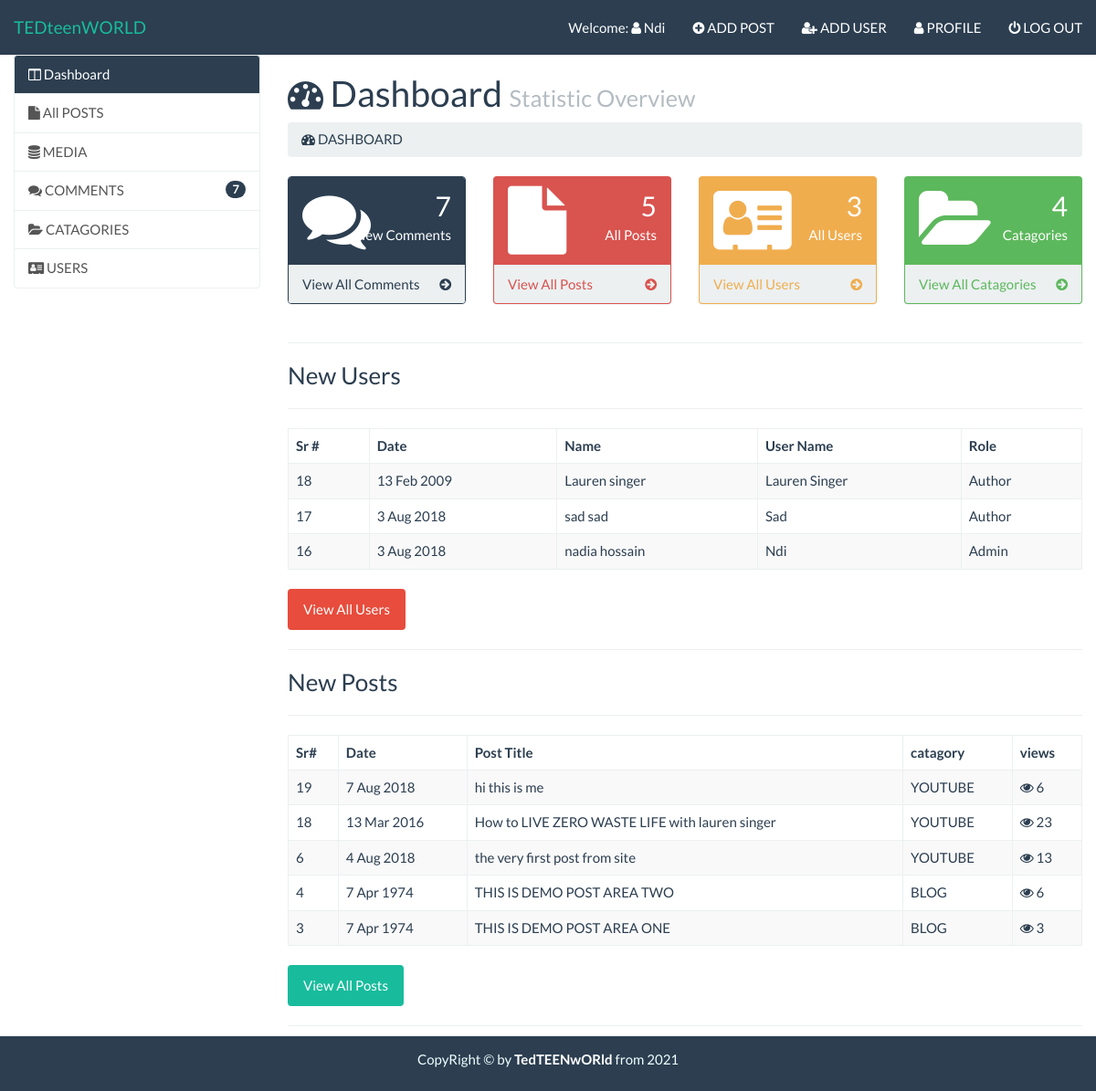
The page /admin/index.php (signed in) on the database its author committed.
### tables this page shows
CREATE TABLE `users` (
  `id` int(11) NOT NULL,
  `date` int(11) NOT NULL,
  `first_name` varchar(255) NOT NULL,
  `last_name` varchar(255) NOT NULL,
  `username` varchar(255) NOT NULL,
  `email` varchar(255) NOT NULL,
  `image` varchar(255) NOT NULL,
  `password` varchar(255) NOT NULL,
  `role` varchar(255) NOT NULL,
  `details` text NOT NULL,
  `salt` varchar(255) DEFAULT '$2y$10$quickbrownfoxjumpsover'
);

CREATE TABLE `posts` (
  `id` int(11) NOT NULL,
  `date` int(11) NOT NULL,
  `title` varchar(255) NOT NULL,
  `author` varchar(255) NOT NULL,
  `author_image` varchar(255) NOT NULL,
  `image` varchar(255) NOT NULL,
  `categories` varchar(255) NOT NULL,
  `tags` varchar(155) NOT NULL,
  `post_data` text NOT NULL,
  `views` int(11) NOT NULL,
  `status` varchar(255) NOT NULL
);

### admin/index.php (the view, shortened to what this page needs)
<?php require_once('inc/top.php');
$comment_tag_query = "SELECT * FROM comments WHERE status = 'pending'";
$category_tag_query = "SELECT * FROM categories";
$users_tag_query = "SELECT * FROM users";
$posts_tag_query = "SELECT * FROM posts";
$com_tag_run = mysqli_query($connection, $comment_tag_query);
$cat_tag_run = mysqli_query($connection, $category_tag_query);
$user_tag_run = mysqli_query($connection, $users_tag_query);
$post_tag_run = mysqli_query($connection, $posts_tag_query);
$com_rows = mysqli_num_rows($com_tag_run);
$cat_rows = mysqli_num_rows($cat_tag_run);
$user_rows = mysqli_num_rows($user_tag_run);
$post_rows = mysqli_num_rows($post_tag_run);
?>
  </head>
  <body>
<?php require_once('inc/header.php');
?>
 <div id="wrapper">
  <div class="container-fluid">
      <div class="row">
          <div class="col-md-3">
<?php require_once('inc/sidebar.php');
?>
          </div>
          <div class="col-md-9">
             <h1><i class="fa fa-tachometer"></i> Dashboard <small>Statistic Overview</small></h1>
              <ol class="breadcrumb">
  <li class="Active"><i class="fa fa-tachometer"></i>  DASHBOARD</li>
</ol>
         <div class="row tag-boxes">
             <div class="col-md-6 col-lg-3">
                 <div class="panel panel-primary">
                     <div class="panel-heading">
                         <div class="row">
                             <div class="col-xs-3">
                              <i class="fa fa-comments fa-5x"></i>
                         </div>
                         <div class="col-xs-9">
                             <div class="text-right huge">
                              <?php echo $com_rows;?>
                             </div>
                             <div class="text-right ">New Comments
                             </div>
                         </div>
                         </div>
                     </div>
                     <a href="comments.php">
                         <div class="panel-footer">
                             <span class="pull-left">View All Comments</span>
                             <span class="pull-right"><i class="fa fa-arrow-circle-right"></i></span>
                             <div class="clearfix"></div>
                         </div>
                     </a>
                 </div>
             </div>
                          <div class="col-md-6 col-lg-3">
                 <div class="panel panel-red">
                     <div class="panel-heading">
                         <div class="row">
                             <div class="col-xs-3">
                              <i class="fa fa-file fa-5x"></i>
                         </div>
                         <div class="col-xs-9">
                             <div class="text-right huge">
                               <?php echo $post_rows;?>
                             </div>
                             <div class="text-right ">All Posts
                             </div>
                         </div>
                         </div>
                     </div>
                     <a href="posts.php">
                         <div class="panel-footer">
                             <span class="pull-left">View All Posts</span>
                             <span class="pull-right"><i class="fa fa-arrow-circle-right"></i></span>
                             <div class="clearfix"></div>
                         </div>
                     </a>
                 </div>
             </div>
                          <div class="col-md-6 col-lg-3">
                 <div class="panel panel-yellow">
                     <div class="panel-heading">
                         <div class="row">
                             <div class="col-xs-3">
                              <i class="fa fa-address-card fa-5x"></i>
                         </div>
                         <div class="col-xs-9">
                             <div class="text-right huge">
                                 <?php echo $user_rows;?>
                             </div>
                             <div class="text-right ">All Users
                             </div>
                         </div>
                         </div>
                     </div>
                     <a href="users.php">
                         <div class="panel-footer">
                             <span class="pull-left">View All Users</span>
                             <span class="pull-right"><i class="fa fa-arrow-circle-right"></i></span>
                             <div class="clearfix"></div>
                         </div>
                     </a>
                 </div>
             </div>
                          <div class="col-md-6 col-lg-3">
                 <div class="panel panel-green">
                     <div class="panel-heading">
                         <div class="row">
                             <div class="col-xs-3">
                              <i class="fa fa-folder-open fa-5x"></i>
                         </div>
                         <div class="col-xs-9">
                             <div class="text-right huge">
                                <?php echo $cat_rows;?>
                             </div>
                             <div class="text-right ">Catagories
                             </div>
                         </div>
                         </div>
                     </div>
                     <a href="categories.php">
                         <div class="panel-footer">
                             <span class="pull-left">View All Catagories</span>
                             <span class="pull-right"><i class="fa fa-arrow-circle-right"></i></span>
                             <div class="clearfix"></div>
                         </div>
                     </a>
                 </div>
             </div>
         </div><hr>
            <?php
                    $get_users_query = "SELECT * FROM users ORDER BY id DESC LIMIT 5";
                    $get_users_run = mysqli_query($connection,$get_users_query);
                    if(mysqli_num_rows($get_users_run) > 0){
                    ?>
          <h3>New Users</h3>
          <table class="table table-hover table-striped table-bordered">
              <thead>
                  <tr>
                      <th>Sr #</th>
                      <th>Date</th>
                      <th>Name</th>
                      <th>User Name</th>
                      <th>Role</th>
                  </tr><hr>
              </thead>
              <tbody>
                 <?php
                            while($get_users_row = mysqli_fetch_array($get_users_run)){
                                $users_id = $get_users_row['id'];
                                $users_date = getdate($get_users_row['date']);
                                $users_day = $users_date['mday'];
                                $users_month = substr($users_date['month'],0,3);
                                $users_year = $users_date['year'];
                                $users_firstname = $get_users_row['first_name'];
                                $users_lastname = $get_users_row['last_name'];
                                $users_fullname = "$users_firstname $users_lastname";
                                $users_username = $get_users_row['username'];
                                $users_role = $get_users_row['role'];
                            ?>
                            <tr>
                                <td><?php echo $users_id;?></td>
                                <td><?php echo "$users_day $users_month $users_year";?></td>
                                <td><?php echo $users_fullname;?></td>
                                <td><?php echo ucfirst($users_username);?></td>
                                <td><?php echo ucfirst($users_role);?></td>
                            </tr>
                            <?php }?>
              </tbody>
          </table>
          <a href="users.php" class="btn btn-danger">View All Users</a><hr>
          <?php }?>
            <?php
                    $get_posts_query = "SELECT * FROM posts ORDER BY id DESC LIMIT 5";
                    $get_posts_run = mysqli_query($connection,$get_posts_query);
                    if(mysqli_num_rows($get_posts_run) > 0){
                    ?>
          <h3>New Posts</h3>
          <table class="table table-hover table-striped table-bordered">
              <thead>
                  <tr>
                      <th>Sr#</th>
                      <th>Date</th>
                      <th>Post Title</th>
                      <th> catagory</th>
                      <th>views</th>
                  </tr><hr>
              </thead>
              <tbody>
                  <?php
                            while($get_posts_row = mysqli_fetch_array($get_posts_run)){
                                $posts_id = $get_posts_row['id'];
                                $posts_date = getdate($get_posts_row['date']);
                                $posts_day = $posts_date['mday'];
                                $posts_month = substr($posts_date['month'],0,3);
                                $posts_year = $posts_date['year'];
                                $posts_title = $get_posts_row['title'];
                                $posts_categories = $get_posts_row['categories'];
                                $posts_views = $get_posts_row['views'];
                            ?>
                            <tr>
                                <td><?php echo $posts_id;?></td>
                                <td><?php echo "$posts_day $posts_month $posts_year";?></td>
                                <td><?php echo $posts_title;?></td>
                                <td><?php echo ucfirst($posts_categories);?></td>
                                <td><i class="fa fa-eye"></i> <?php echo $posts_views;?></td>
                            </tr>
                            <?php }?>
              </tbody>
          </table>
         <a href="posts.php" class="btn btn-success">View All Posts</a><hr>
          <?php }?>
          </div>
      </div>
  </div>
  <?php require_once('inc/footer.php');
 ?>

### admin/inc/top.php (shortened to what this page needs)
<!DOCTYPE html>
<html lang="en">
  <head>
    <link rel="stylesheet" href="https://maxcdn.bootstrapcdn.com/bootstrap/3.3.7/css/bootstrap.min.css" >
    <link rel="stylesheet" href="css/font-awesome.css">
    <link href="css/bootstrap.min.css" rel="stylesheet">
   <link rel="stylesheet" href="css/style.css">
   <link rel="stylesheet" href="css/animated.css">
<link href="https://maxcdn.bootstrapcdn.com/bootstrap/3.3.5/css/bootstrap.min.css" rel="stylesheet" />
    <link href="css/bootstrap.min.css" rel="stylesheet">

### admin/inc/header.php (shortened to what this page needs)
  <?php
$session_role2 = $_SESSION['role'];
$session_username2 = $_SESSION['username'];
?>
                    <nav class="navbar navbar-default navbar-fixed-top">
  <div class="container-fluid">
    <div class="navbar-header">
      <a class="navbar-brand" href="index.php">TEDteenWORLD</a>
    </div>
    <div class="collapse navbar-collapse" id="bs-example-navbar-collapse-1">
      <ul class="nav navbar-nav navbar-right">
        <li><a href="">Welcome: <i class="fa fa-user"></i> <?php echo ucfirst($session_username2);?></a></li>
        <li><a href="add-post.php"><i class="fa fa-plus-circle"></i> ADD POST</a></li>
        <?php
                  if($session_role2 == 'admin'){
                  ?>
         <li><a href="add-user.php"><i class="fa fa-user-plus"></i> ADD USER</a></li>
         <?php }?>
          <li><a href="profile.php"><i class="fa fa-user"></i> PROFILE</a></li>
           <li><a href="logout.php"><i class="fa fa-power-off"></i> LOG OUT</a></li>
      </ul>
    </div>
  </div>
</nav>

### admin/inc/sidebar.php (shortened to what this page needs)
<?php
$session_role1 = $_SESSION['role'];
$get_comment = "SELECT * FROM comments WHERE status = 'pending'";
$get_comment_run = mysqli_query($connection, $get_comment);
$num_of_rows = mysqli_num_rows($get_comment_run);
?>              <div class="list-group">
  <a href="index.php" class="list-group-item active">
  <i class="fa fa-columns"></i>
   Dashboard
  </a>
          <a href="posts.php" class="list-group-item">
           <i class="fa fa-file"></i>  All POSTS
           </a>
           <a href="media.php" class="list-group-item">
           <i class="fa fa-database"></i>  MEDIA
           </a>
             <?php
                        if($session_role1 == 'admin'){
                        ?>
            <a href="comments.php" class="list-group-item">
                <?php
                          if($num_of_rows > 0){
                              echo "<span class='badge'>$num_of_rows</span>";
                          }
                          ?>
                <i class="fa fa-comments"></i>  COMMENTS
            </a>
             <a href="categories.php" class="list-group-item">
           <i class="fa fa-folder-open"></i>  CATAGORIES
             </a>
                  <a href="users.php" class="list-group-item">
               <i class="fa fa-address-card"></i> USERS
                  </a>
                  <?php }?>
</div>

### admin/inc/footer.php (shortened to what this page needs)
<footer class="text-center">
      CopyRight &copy; by <a href="#">TedTEENwORld</a>   from <?php echo date('Y'); ?>
  </footer>
 </div>
   </body>
</html>

### admin/css/style.css (style rules this page uses)
html,body { height: 100%; }
body { padding-top: 60px; }
.huge { font-size: 30px; }
.tag-boxes .panel-primary { border: 1px solid #2c3e50; }
.tag-boxes .panel-primary a { color: #2c3e50; }
.tag-boxes .panel-red { color: white; background: #d9534f; }
.tag-boxes .panel-red a { color: #d9534f; }
.tag-boxes .panel-yellow { color: white; background: #f0ad4e; }
.tag-boxes .panel-yellow a { color: #f0ad4e; }
.tag-boxes .panel-green { color: white; background: #5cb85c; }
.tag-boxes .panel-green a { color: #5cb85c; }
#wrapper { min-height: 100%; position: relative; }
footer { background: #2c3e50; color: azure; height: 60px; line-height: 50px; font-size: 15px; width: 100%; margin-bottom: -50px; position: absolute; bottom: 0; }
footer a { color: white; font-weight:bold; }

### rows shown on the page
users: id "18", date "13", date "Feb", date "2009", users_fullname "Lauren singer", username "Lauren Singer", role "Author"
users: id "17", date "3", date "Aug", date "2018", users_fullname "sad sad", username "Sad", role "Author"
users: id "16", date "3", date "Aug", date "2018", users_fullname "nadia hossain", username "Ndi", role "Admin"
posts: id "19", date "7", date "Aug", date "2018", title "hi this is me", categories "YOUTUBE", views "6"
posts: id "18", date "13", date "Mar", date "2016", title "How to LIVE ZERO WASTE LIFE with lauren singer", categories "YOUTUBE", views "23"
posts: id "6", date "4", date "Aug", date "2018", title "the very first post from site", categories "YOUTUBE", views "13"
posts: id "4", date "7", date "Apr", date "1974", title "THIS IS DEMO POST AREA TWO", categories "BLOG", views "6"
posts: id "3", date "7", date "Apr", date "1974", title "THIS IS DEMO POST AREA ONE", categories "BLOG", views "3"

### other values the page prints
$session_username2 "Ndi"
$num_of_rows "7"
$com_rows "7"
$post_rows "5"
$user_rows "3"
$cat_rows "4"
